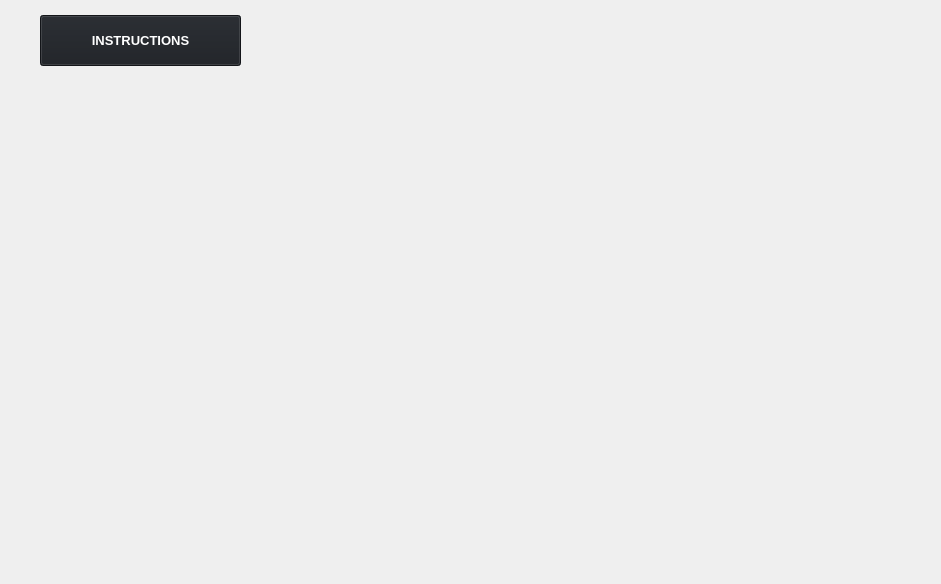
<?xml version="1.0" encoding="UTF-8"?>
<ui version="4.0">
 <class>Frame</class>
 <widget class="QFrame" name="Frame">
  <property name="geometry">
   <rect>
    <x>0</x>
    <y>0</y>
    <width>941</width>
    <height>584</height>
   </rect>
  </property>
  <property name="windowTitle">
   <string>Frame</string>
  </property>
  <widget class="QLabel" name="labelInstrucciones">
   <property name="geometry">
    <rect>
     <x>10</x>
     <y>10</y>
     <width>921</width>
     <height>571</height>
    </rect>
   </property>
   <property name="text">
    <string/>
   </property>
   <property name="pixmap">
    <pixmap>../imagenes/steps.png</pixmap>
   </property>
   <property name="scaledContents">
    <bool>true</bool>
   </property>
  </widget>
  <widget class="QLabel" name="label">
   <property name="geometry">
    <rect>
     <x>10</x>
     <y>10</y>
     <width>921</width>
     <height>571</height>
    </rect>
   </property>
   <property name="text">
    <string/>
   </property>
   <property name="pixmap">
    <pixmap>../imagenes/main.gif</pixmap>
   </property>
   <property name="scaledContents">
    <bool>true</bool>
   </property>
  </widget>
  <widget class="QPushButton" name="btnInstrucciones">
   <property name="geometry">
    <rect>
     <x>40</x>
     <y>15</y>
     <width>201</width>
     <height>51</height>
    </rect>
   </property>
   <property name="font">
    <font>
     <pointsize>10</pointsize>
     <weight>75</weight>
     <bold>true</bold>
    </font>
   </property>
   <property name="styleSheet">
    <string notr="true">background-color: #1b1e23;
color: rgb(255,255,255);</string>
   </property>
   <property name="text">
    <string>INSTRUCTIONS</string>
   </property>
  </widget>
 </widget>
 <resources/>
 <connections/>
</ui>
